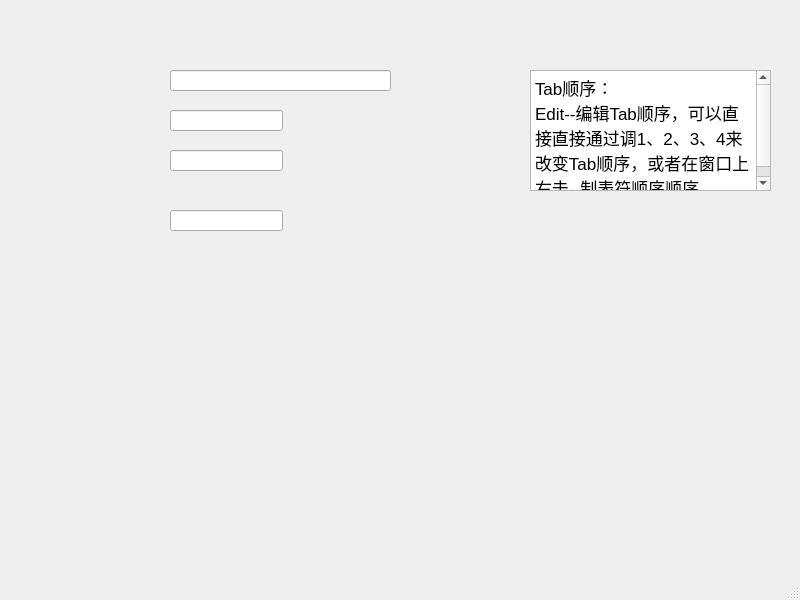
<?xml version="1.0" encoding="UTF-8"?>
<ui version="4.0">
 <class>MainWindow</class>
 <widget class="QMainWindow" name="MainWindow">
  <property name="geometry">
   <rect>
    <x>0</x>
    <y>0</y>
    <width>800</width>
    <height>600</height>
   </rect>
  </property>
  <property name="windowTitle">
   <string>MainWindow</string>
  </property>
  <widget class="QWidget" name="centralwidget">
   <widget class="QLineEdit" name="lineEdit">
    <property name="geometry">
     <rect>
      <x>170</x>
      <y>70</y>
      <width>221</width>
      <height>21</height>
     </rect>
    </property>
   </widget>
   <widget class="QLineEdit" name="lineEdit_2">
    <property name="geometry">
     <rect>
      <x>170</x>
      <y>110</y>
      <width>113</width>
      <height>21</height>
     </rect>
    </property>
   </widget>
   <widget class="QLineEdit" name="lineEdit_3">
    <property name="geometry">
     <rect>
      <x>170</x>
      <y>150</y>
      <width>113</width>
      <height>21</height>
     </rect>
    </property>
   </widget>
   <widget class="QLineEdit" name="lineEdit_4">
    <property name="geometry">
     <rect>
      <x>170</x>
      <y>210</y>
      <width>113</width>
      <height>21</height>
     </rect>
    </property>
   </widget>
   <widget class="QTextEdit" name="textEdit">
    <property name="geometry">
     <rect>
      <x>530</x>
      <y>70</y>
      <width>241</width>
      <height>121</height>
     </rect>
    </property>
    <property name="html">
     <string>&lt;!DOCTYPE HTML PUBLIC &quot;-//W3C//DTD HTML 4.0//EN&quot; &quot;http://www.w3.org/TR/REC-html40/strict.dtd&quot;&gt;
&lt;html&gt;&lt;head&gt;&lt;meta name=&quot;qrichtext&quot; content=&quot;1&quot; /&gt;&lt;style type=&quot;text/css&quot;&gt;
p, li { white-space: pre-wrap; }
&lt;/style&gt;&lt;/head&gt;&lt;body style=&quot; font-family:'.AppleSystemUIFont'; font-size:13pt; font-weight:400; font-style:normal;&quot;&gt;
&lt;p style=&quot; margin-top:0px; margin-bottom:0px; margin-left:0px; margin-right:0px; -qt-block-indent:0; text-indent:0px;&quot;&gt;Tab顺序：&lt;/p&gt;
&lt;p style=&quot; margin-top:0px; margin-bottom:0px; margin-left:0px; margin-right:0px; -qt-block-indent:0; text-indent:0px;&quot;&gt;Edit--编辑Tab顺序，可以直接直接通过调1、2、3、4来改变Tab顺序，或者在窗口上右击--制表符顺序顺序。&lt;/p&gt;&lt;/body&gt;&lt;/html&gt;</string>
    </property>
   </widget>
  </widget>
  <widget class="QMenuBar" name="menubar">
   <property name="geometry">
    <rect>
     <x>0</x>
     <y>0</y>
     <width>800</width>
     <height>24</height>
    </rect>
   </property>
  </widget>
  <widget class="QStatusBar" name="statusbar"/>
 </widget>
 <tabstops>
  <tabstop>lineEdit</tabstop>
  <tabstop>lineEdit_2</tabstop>
  <tabstop>lineEdit_3</tabstop>
  <tabstop>lineEdit_4</tabstop>
 </tabstops>
 <resources/>
 <connections/>
</ui>
